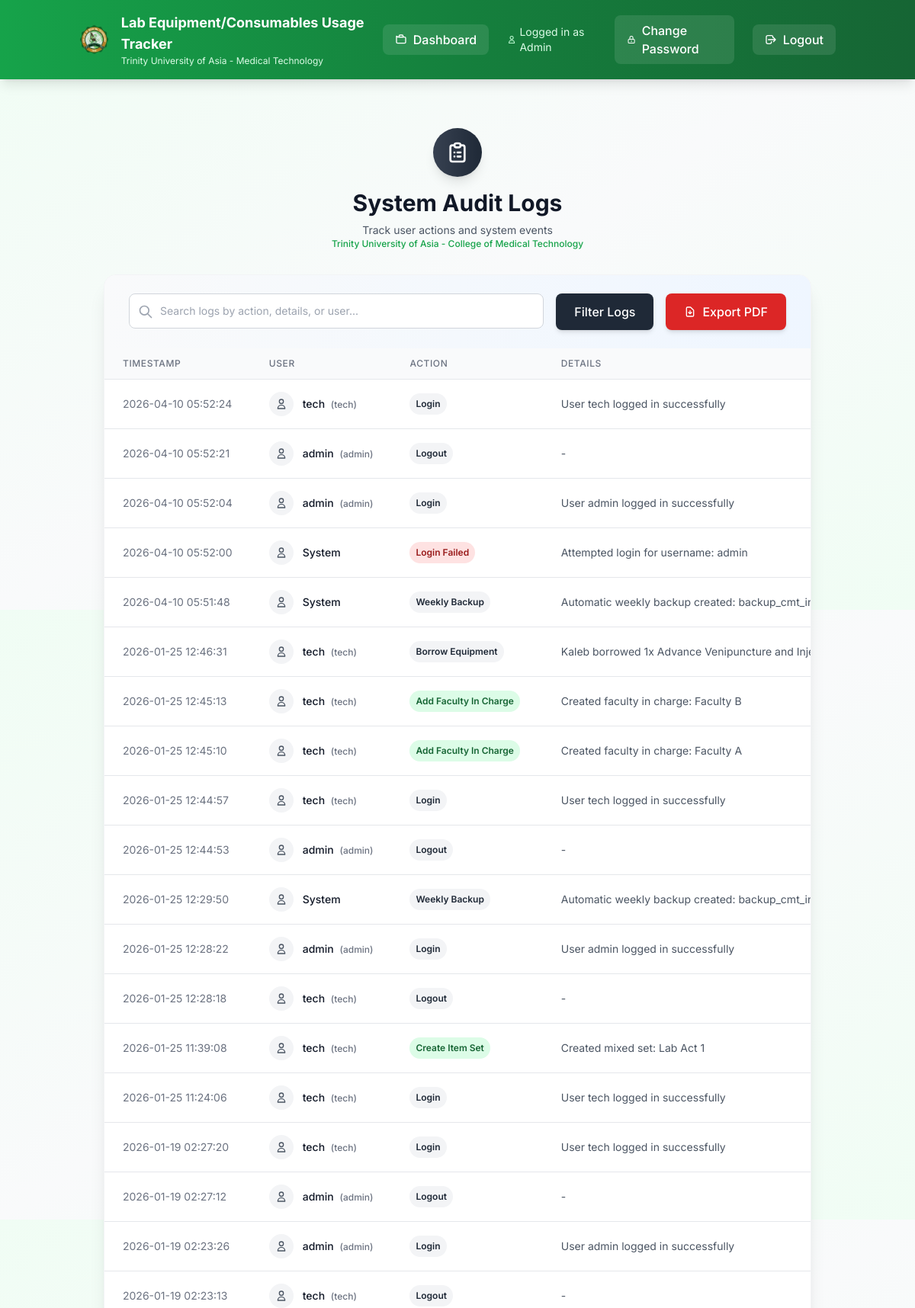
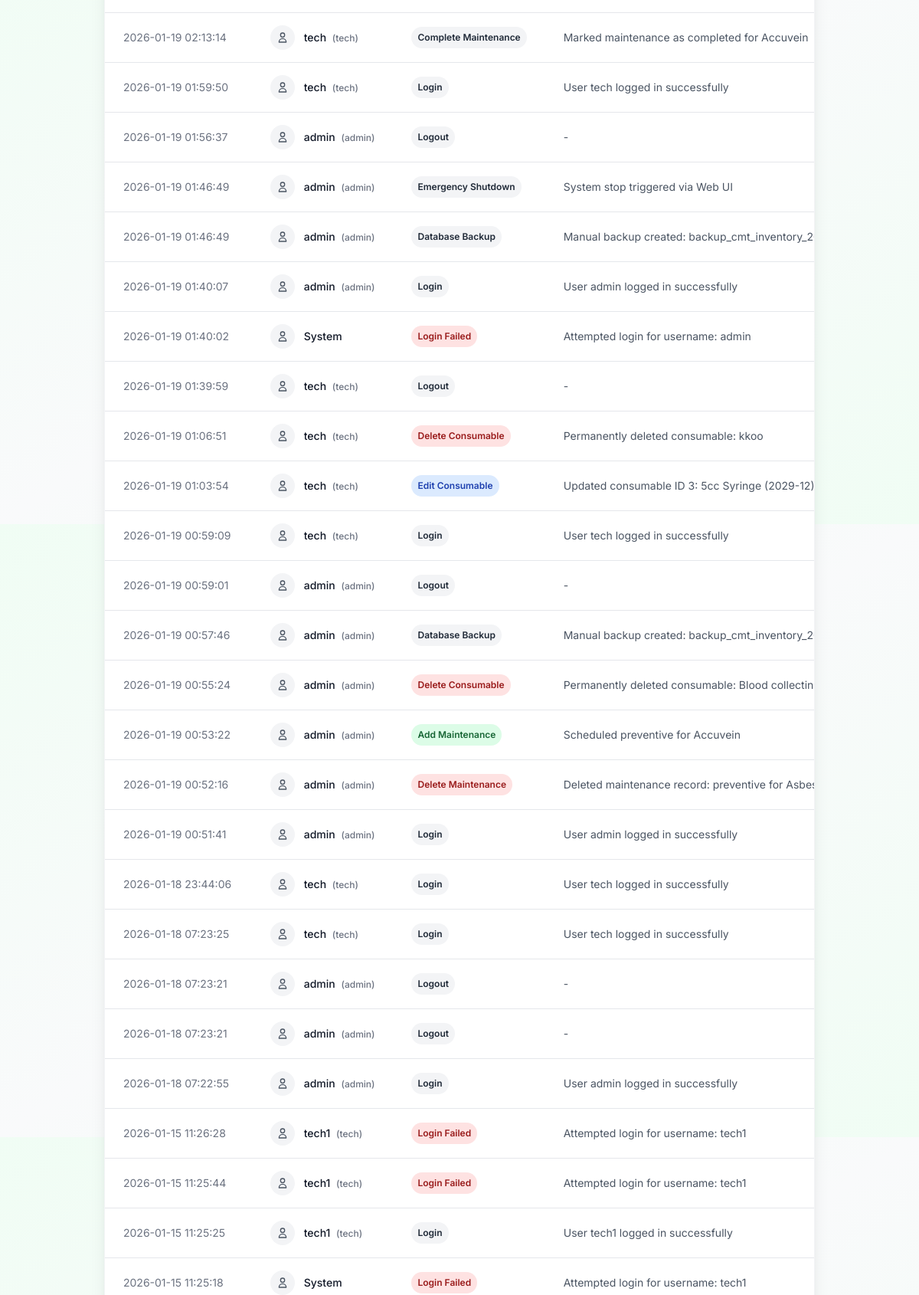
/admin/logs (signed in, upper part), run on the app's committed database (2 pictures, top to bottom).
### models.py (models this page shows)
class AuditLog(db.Model):
    id = db.Column(db.Integer, primary_key=True)
    user_id = db.Column(db.Integer, db.ForeignKey('user.id'), nullable=True)
    action = db.Column(db.String(100), nullable=False)
    details = db.Column(db.Text, nullable=True)
    timestamp = db.Column(db.DateTime, default=db.func.current_timestamp())
    ip_address = db.Column(db.String(45), nullable=True)
    user = db.relationship('User', backref='audit_logs')

class User(db.Model):
    id = db.Column(db.Integer, primary_key=True)
    username = db.Column(db.String(80), unique=True, nullable=False)
    password = db.Column(db.String(120), nullable=False)
    role = db.Column(db.String(20), nullable=False)  # admin, tech, faculty

### app.py (the view)
@app.route('/admin/logs')
def view_logs():
    if session.get('role') != 'admin':
        return redirect(url_for('dashboard'))
    q = request.args.get('q', '').strip()
    query = AuditLog.query.join(User, isouter=True)
    if q:
        query = query.filter(or_(
            AuditLog.action.ilike(f'%{q}%'),
            AuditLog.details.ilike(f'%{q}%'),
            User.username.ilike(f'%{q}%')
        ))
    logs = query.order_by(AuditLog.timestamp.desc()).limit(500).all()
    return render_template('system_logs.html', logs=logs, q=q)

### templates/system_logs.html (shortened to what this page needs)
{% extends "base.html" %}
{% block content %}
<div class="min-h-screen py-8 px-4 sm:px-6 lg:px-8">
  <div class="max-w-7xl mx-auto">
    <div class="text-center mb-8">
      <div class="mx-auto h-16 w-16 bg-gradient-to-r from-gray-700 to-gray-800 rounded-full flex items-center justify-center shadow-lg mb-4">
      </div>
      <h1 class="text-3xl font-bold text-gray-900 mb-2">System Audit Logs</h1>
      <p class="text-sm text-gray-600">Track user actions and system events</p>
      <p class="text-xs text-green-600 font-medium">Trinity University of Asia - College of Medical Technology</p>
    </div>
    <div class="bg-white rounded-2xl shadow-xl border border-gray-100 overflow-hidden mb-6">
      <div class="px-8 py-6 bg-gradient-to-r from-gray-50 to-blue-50">
        <form method="GET" action="{{ url_for('view_logs') }}" class="flex gap-4">
          <div class="flex-1 relative">
            <div class="absolute inset-y-0 left-0 pl-3 flex items-center pointer-events-none">
            </div>
            <input type="text" name="q" value="{{ q }}" placeholder="Search logs by action, details, or user..."
                   class="block w-full pl-10 pr-3 py-3 border border-gray-300 rounded-lg focus:ring-2 focus:ring-blue-500 focus:border-blue-500 text-sm">
          </div>
          <button type="submit" class="px-6 py-3 bg-gray-800 text-white font-medium rounded-lg hover:bg-gray-700 transition shadow-md">
            Filter Logs
          </button>
          <a href="{{ url_for('export_logs_pdf', q=q) }}" class="px-6 py-3 bg-red-600 text-white font-medium rounded-lg hover:bg-red-700 transition shadow-md flex items-center">
            <svg class="h-4 w-4 mr-2" fill="none" stroke="currentColor" viewBox="0 0 24 24">
              <path stroke-linecap="round" stroke-linejoin="round" stroke-width="2" d="M12 10v6m0 0l-3-3m3 3l3-3m2 8H7a2 2 0 01-2-2V5a2 2 0 012-2h5.586a1 1 0 01.707.293l5.414 5.414a1 1 0 01.293.707V19a2 2 0 01-2 2z"/>
            </svg>
            Export PDF
          </a>
        </form>
      </div>
      <div class="overflow-x-auto">
        <table class="min-w-full divide-y divide-gray-200">
          <thead class="bg-gray-50">
            <tr>
              <th class="px-6 py-3 text-left text-xs font-medium text-gray-500 uppercase tracking-wider">Timestamp</th>
              <th class="px-6 py-3 text-left text-xs font-medium text-gray-500 uppercase tracking-wider">User</th>
              <th class="px-6 py-3 text-left text-xs font-medium text-gray-500 uppercase tracking-wider">Action</th>
              <th class="px-6 py-3 text-left text-xs font-medium text-gray-500 uppercase tracking-wider">Details</th>
            </tr>
          </thead>
          <tbody class="bg-white divide-y divide-gray-200">
            {% for log in logs %}
            <tr class="hover:bg-gray-50 transition duration-150">
              <td class="px-6 py-4 whitespace-nowrap text-sm text-gray-500">
                {{ log.timestamp.strftime('%Y-%m-%d %H:%M:%S') }}
              </td>
              <td class="px-6 py-4 whitespace-nowrap">
                <div class="flex items-center">
                  <div class="h-8 w-8 bg-gray-100 rounded-full flex items-center justify-center mr-3">
                    <svg class="h-4 w-4 text-gray-600" fill="none" stroke="currentColor" viewBox="0 0 24 24">
                      <path stroke-linecap="round" stroke-linejoin="round" stroke-width="2" d="M16 7a4 4 0 11-8 0 4 4 0 018 0zM12 14a7 7 0 00-7 7h14a7 7 0 00-7-7z"/>
                    </svg>
                  </div>
                  <div class="text-sm font-medium text-gray-900">
                    {{ log.user.username if log.user else 'System' }}
                    {% if log.user %}
                    <span class="ml-1 text-xs text-gray-500">({{ log.user.role }})</span>
                    {% endif %}
                  </div>
                </div>
              </td>
              <td class="px-6 py-4 whitespace-nowrap">
                <span class="px-2 py-1 inline-flex text-xs leading-5 font-semibold rounded-full
                      {% if 'Delete' in log.action or 'Failed' in log.action %}bg-red-100 text-red-800
                      {% elif 'Create' in log.action or 'Add' in log.action %}bg-green-100 text-green-800
                      {% elif 'Edit' in log.action or 'Update' in log.action %}bg-blue-100 text-blue-800
                      {% elif 'Restore' in log.action %}bg-orange-100 text-orange-800
                      {% else %}bg-gray-100 text-gray-800{% endif %}">
                  {{ log.action }}
                </span>
              </td>
              <td class="px-6 py-4 text-sm text-gray-600 max-w-md truncate">
                {{ log.details or '-' }}
              </td>
            </tr>
            {% endfor %}
          </tbody>
        </table>
      </div>
    </div>
  </div>
</div>
{% endblock %}

### templates/base.html (style rules this page uses)
body { font-family: 'Inter', sans-serif; }
* { transition: all 0.2s ease-in-out; }

### templates/system_logs.html (style rules this page uses)
body { font-family: 'Inter', sans-serif; }
.max-w-7xl { animation: fadeInUp 0.6s ease-out; }

### data on the page
AuditLog: timestamp "2026-04-10 05:52:24", user "tech", user.role "tech", action "Login", details "User tech logged in successfully"
AuditLog: timestamp "2026-04-10 05:52:21", user "admin", user.role "admin", action "Logout", details "-"
AuditLog: timestamp "2026-04-10 05:52:04", user "admin", user.role "admin", action "Login", details "User admin logged in successfully"
AuditLog: timestamp "2026-04-10 05:52:00", user "System", action "Login Failed", details "Attempted login for username: admin"
AuditLog: timestamp "2026-04-10 05:51:48", user "System", action "Weekly Backup", details "Automatic weekly backup created: backup_cmt_inventory_…"
AuditLog: timestamp "2026-01-25 12:46:31", user "tech", user.role "tech", action "Borrow Equipment", details "Kaleb borrowed 1x Advance Venipuncture and Injection Ar…"
AuditLog: timestamp "2026-01-25 12:45:13", user "tech", user.role "tech", action "Add Faculty In Charge", details "Created faculty in charge: Faculty B"
AuditLog: timestamp "2026-01-25 12:45:10", user "tech", user.role "tech", action "Add Faculty In Charge", details "Created faculty in charge: Faculty A"
AuditLog: timestamp "2026-01-25 12:44:57", user "tech", user.role "tech", action "Login", details "User tech logged in successfully"
AuditLog: timestamp "2026-01-25 12:44:53", user "admin", user.role "admin", action "Logout", details "-"
AuditLog: timestamp "2026-01-25 12:29:50", user "System", action "Weekly Backup", details "Automatic weekly backup created: backup_cmt_inventory_…"
AuditLog: timestamp "2026-01-25 12:28:22", user "admin", user.role "admin", action "Login", details "User admin logged in successfully"
AuditLog: timestamp "2026-01-25 12:28:18", user "tech", user.role "tech", action "Logout", details "-"
AuditLog: timestamp "2026-01-25 11:39:08", user "tech", user.role "tech", action "Create Item Set", details "Created mixed set: Lab Act 1"
AuditLog: timestamp "2026-01-25 11:24:06", user "tech", user.role "tech", action "Login", details "User tech logged in successfully"
AuditLog: timestamp "2026-01-19 02:27:20", user "tech", user.role "tech", action "Login", details "User tech logged in successfully"
AuditLog: timestamp "2026-01-19 02:27:12", user "admin", user.role "admin", action "Logout", details "-"
AuditLog: timestamp "2026-01-19 02:23:26", user "admin", user.role "admin", action "Login", details "User admin logged in successfully"
AuditLog: timestamp "2026-01-19 02:23:13", user "tech", user.role "tech", action "Logout", details "-"
AuditLog: timestamp "2026-01-19 02:13:14", user "tech", user.role "tech", action "Complete Maintenance", details "Marked maintenance as completed for Accuvein"
AuditLog: timestamp "2026-01-19 01:59:50", user "tech", user.role "tech", action "Login", details "User tech logged in successfully"
AuditLog: timestamp "2026-01-19 01:56:37", user "admin", user.role "admin", action "Logout", details "-"
AuditLog: timestamp "2026-01-19 01:46:49", user "admin", user.role "admin", action "Emergency Shutdown", details "System stop triggered via Web UI"
AuditLog: timestamp "2026-01-19 01:46:49", user "admin", user.role "admin", action "Database Backup", details "Manual backup created: backup_cmt_inventory_20260119_…"
AuditLog: timestamp "2026-01-19 01:40:07", user "admin", user.role "admin", action "Login", details "User admin logged in successfully"
AuditLog: timestamp "2026-01-19 01:40:02", user "System", action "Login Failed", details "Attempted login for username: admin"
AuditLog: timestamp "2026-01-19 01:39:59", user "tech", user.role "tech", action "Logout", details "-"
AuditLog: timestamp "2026-01-19 01:06:51", user "tech", user.role "tech", action "Delete Consumable", details "Permanently deleted consumable: kkoo"
AuditLog: timestamp "2026-01-19 01:03:54", user "tech", user.role "tech", action "Edit Consumable", details "Updated consumable ID 3: 5cc Syringe (2029-12)"
AuditLog: timestamp "2026-01-19 00:59:09", user "tech", user.role "tech", action "Login", details "User tech logged in successfully"
AuditLog: timestamp "2026-01-19 00:59:01", user "admin", user.role "admin", action "Logout", details "-"
AuditLog: timestamp "2026-01-19 00:57:46", user "admin", user.role "admin", action "Database Backup", details "Manual backup created: backup_cmt_inventory_20260119_…"
AuditLog: timestamp "2026-01-19 00:55:24", user "admin", user.role "admin", action "Delete Consumable", details "Permanently deleted consumable: Blood collecting tube, G…"
AuditLog: timestamp "2026-01-19 00:53:22", user "admin", user.role "admin", action "Add Maintenance", details "Scheduled preventive for Accuvein"
AuditLog: timestamp "2026-01-19 00:52:16", user "admin", user.role "admin", action "Delete Maintenance", details "Deleted maintenance record: preventive for…"
AuditLog: timestamp "2026-01-19 00:51:41", user "admin", user.role "admin", action "Login", details "User admin logged in successfully"
AuditLog: timestamp "2026-01-18 23:44:06", user "tech", user.role "tech", action "Login", details "User tech logged in successfully"
AuditLog: timestamp "2026-01-18 07:23:25", user "tech", user.role "tech", action "Login", details "User tech logged in successfully"
AuditLog: timestamp "2026-01-18 07:23:21", user "admin", user.role "admin", action "Logout", details "-"
AuditLog: timestamp "2026-01-18 07:23:21", user "admin", user.role "admin", action "Logout", details "-"
AuditLog: timestamp "2026-01-18 07:22:55", user "admin", user.role "admin", action "Login", details "User admin logged in successfully"
AuditLog: timestamp "2026-01-15 11:26:28", user "tech1", user.role "tech", action "Login Failed", details "Attempted login for username: tech1"
AuditLog: timestamp "2026-01-15 11:25:44", user "tech1", user.role "tech", action "Login Failed", details "Attempted login for username: tech1"
AuditLog: timestamp "2026-01-15 11:25:25", user "tech1", user.role "tech", action "Login", details "User tech1 logged in successfully"
AuditLog: timestamp "2026-01-15 11:25:18", user "System", action "Login Failed", details "Attempted login for username: tech1"

### other printed values
{{ session.get('role', 'User').title() }} "Admin"
